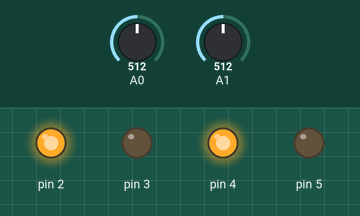
The sketch below on a simulated Arduino Uno, built with avr-gcc and run on an emulated ATmega328P. On the bench: output pins drawn as LEDs (lit = HIGH). The inputs (shaded band) are chosen by the test bench; at power-on: A1 = 512, A0 = 512.

Above: at 1.2 s.
1.3 s: A1 set to 289
2.8 s: A1 set to 270
At 4.0 s:
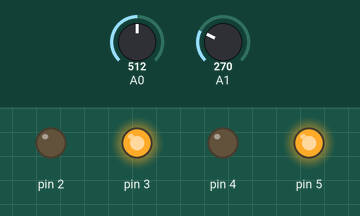
4.3 s: A1 set to 290
At 5.1 s:
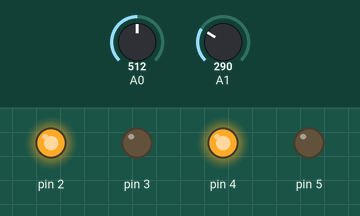
5.8 s: A1 set to 122
At 6.3 s:
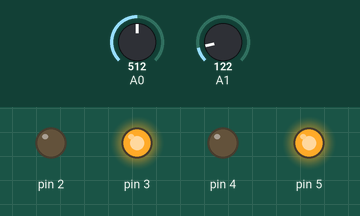
Timing chart, 0 to 8.3 s (numbered marks = the images above; inputs shaded):
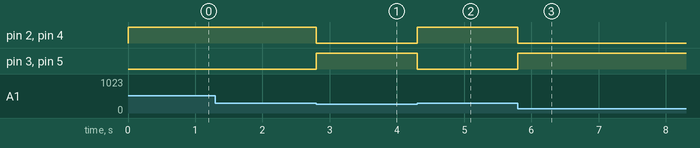

The sketch:

final_code_for_hand_gesture_controls.ino
```cpp
int x, y;

void setup()
{
  pinMode(2, OUTPUT);
  pinMode(3, OUTPUT);
  pinMode(4, OUTPUT);
  pinMode(5, OUTPUT);
}

void loop()
{
  x = analogRead(0);
  y = analogRead(1);

  if (y > 280)
  {
    digitalWrite(2, 1);
    digitalWrite(3, 0);
    digitalWrite(4, 1);
    digitalWrite(5, 0);
  }

  else if (y < 360)
  {
    digitalWrite(2, 0);
    digitalWrite(3, 1);
    digitalWrite(4, 0);
    digitalWrite(5, 1);
  }

  else if (x < 340)
  {
    digitalWrite(2, 0);
    digitalWrite(3, 1);
    digitalWrite(4, 1);
    digitalWrite(5, 0);
  }

  else if (x > 310)
  {
    digitalWrite(2, 1);
    digitalWrite(3, 0);
    digitalWrite(4, 0);
    digitalWrite(5, 1);
  }

  else if ((y < 340) && (y > 280))
  {
    digitalWrite(2, 0);
    digitalWrite(3, 0);
    digitalWrite(4, 0);
    digitalWrite(5, 0);
  }

  else if ((x < 340) && (x > 310))
  {
    digitalWrite(2, 0);
    digitalWrite(3, 0);
    digitalWrite(4, 0);
    digitalWrite(5, 0);
  }
}
```

Measured:
- the behaviour switches between 281 and 280 on A1 (found by bisection; images 0 and 1)
- after the input at 1.3 s, every drawn part: stays the same
- after the input at 2.8 s, pin 2, pin 4: HIGH → LOW at once; pin 3, pin 5: LOW → HIGH at once
- after the input at 4.3 s, pin 2, pin 4: LOW → HIGH at once; pin 3, pin 5: HIGH → LOW at once
- after the input at 5.8 s, pin 2, pin 4: HIGH → LOW at once; pin 3, pin 5: LOW → HIGH at once
